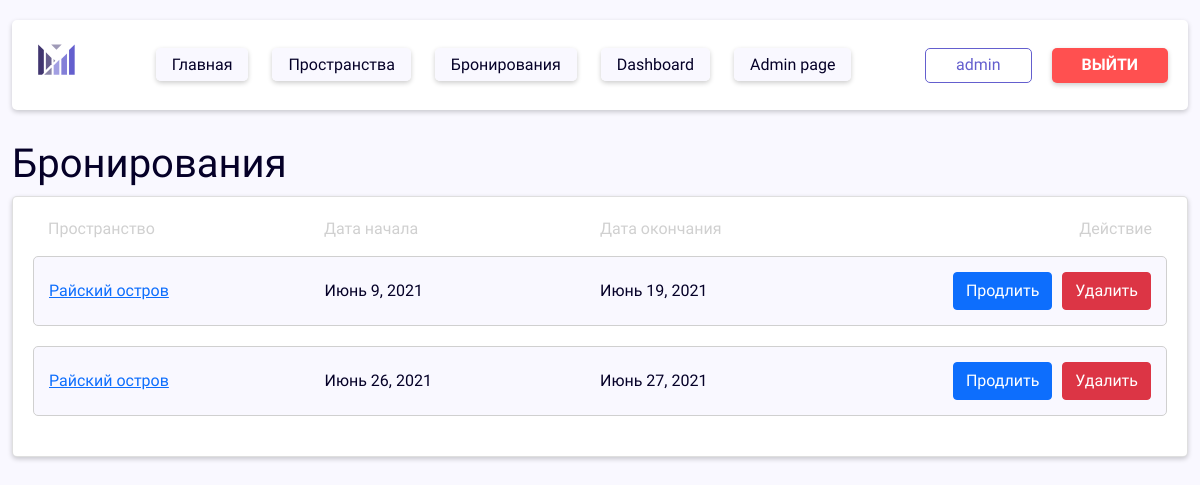
Screenshot of /bookings/ (signed in) with the database file from the repository.
### coworking/apps/main/models.py (models this page shows)
class User(AbstractUser):
    phone_number = models.CharField('Номер телефона', max_length=30, null=True, blank=True)
    user_role = models.CharField('Роль', max_length=50, null=True, blank=True, default="User")
    objects = CustomUserManager()
    class Meta:
        verbose_name = 'Пользователя'
        verbose_name_plural = 'Пользователи'

### coworking/apps/bookings/models.py (models this page shows, shortened)
class Booking(models.Model):
    start_date = models.DateTimeField('Дата начала брони')
    end_date = models.DateTimeField('Дата окончания брони')
    space = models.ForeignKey('spaces.Space', on_delete=models.CASCADE)
    user = models.ForeignKey(settings.AUTH_USER_MODEL, on_delete=models.CASCADE)
    class Meta:
        verbose_name = 'Бронь'
        verbose_name_plural = 'Бронирования'

### coworking/apps/spaces/models.py (models this page shows)
class Space(models.Model):
    address = models.CharField('Адрес', max_length=60)
    capacity = models.IntegerField('Вместимость')
    name = models.CharField('Название', max_length=30)
    area = models.IntegerField('Площадь')
    daily_cost = models.IntegerField('Цена за день')
    description = models.TextField('Описание')
    photo = models.ImageField(upload_to='coworking/static/img/spaces-images', default='')
    feature = models.ManyToManyField(Feature)
    def __str__(self):
        return self.name
    class Meta:
        verbose_name = 'Пространство'
        verbose_name_plural = 'Пространства'

### coworking/apps/bookings/views.py (the view)
# urls.py: path('', views.index, name='index'),
def index(request):
    bookings = Booking.objects.all().order_by('start_date')
    data = {
        'bookings': bookings,
    }
    return render(request, 'cabinet/bookings.html', data)

### coworking/templates/cabinet/bookings.html (shortened to what this page needs)
{% extends 'layout.html' %}
{% block content %}
  {% include 'header.html' %}
  <main class="main">
    <div class="container-fluid">
      {% if request.user.is_authenticated %}
        <h1 class="text-start">Бронирования</h1>
        <div class="card">
          <div class="bookings-card-head">
            <div class="list__item__field bookings-card__space">
              <span class="bookings-card-head__text">Пространство</span>
            </div>
            <div class="list__item__field bookings-card__start-date">
              <span class="bookings-card-head__text">Дата начала</span>
            </div>
            <div class="list__item__field bookings-card__end-date">
              <span class="bookings-card-head__text">Дата окончания</span>
            </div>
            <div class="list__item__field bookings-card__action">
              <span class="bookings-card-head__text">Действие</span>
            </div>
          </div>
          <ul class="list">
            {% for el in bookings %}
              {% if request.user.id == el.user.id %}
                <li class="list__item">
                  <div class="list__item__field bookings-card__space">
                    <a href="/spaces/{{ el.space.id }}" class="list__item__text">{{ el.space }}</a>
                  </div>
                  <div class="list__item__field bookings-card__start-date">
                    <span class="list__item__text">{{ el.start_date.date }}</span>
                  </div>
                  <div class="list__item__field bookings-card__end-date">
                    <span class="list__item__text">{{ el.end_date.date }}</span>
                  </div>
                  <div class="list__item__field bookings-card__action">
                    <a href="update/{{ el.id }}" class="btn btn-primary">Продлить</a>
                    <a href="delete/{{ el.id }}"
                       class="btn btn-danger bookings-card__action__delete">Удалить</a>
                  </div>
                </li>
              {% endif %}
            {% endfor %}
          </ul>
        </div>
      {% else %}
        <h1>You are not authorized</h1>
        <a href="/accounts/login" class="btn btn-primary">Войти</a>
        <a href="{% url 'register' %}" class="btn btn-success">Регистрация</a>
      {% endif %}
    </div>
  </main>
{% endblock %}

### coworking/templates/header.html
{% load static %}
{% load active_link_tags %}
<header class="header">
  <div class="container-fluid">
    <div class="header__card d-flex justify-content-between align-items-center">
      <a href="/"><img src="{% static 'img/logo.svg' %}" class="logo" alt="Logo"/></a>
      <ul class="menu">
        <li class="menu__item">
          <a href="{% url 'index' %}" class="menu__item__link {% active_link 'index' strict=True %}">Главная</a>
          <a href="{% url 'spaces:index' %}" class="menu__item__link {% active_link 'spaces:index' %}">Пространства</a>
          {% if request.user.is_authenticated %}
            <a href="{% url 'bookings:index' %}" class="menu__item__link {% active_link 'bookings:index' %}">Бронирования</a>
            {% if request.user.user_role == 'Operator' or request.user.user_role == 'Admin' %}
              <a href="{% url 'dashboard' %}" class="menu__item__link {% active_link 'dashboard' %}">Dashboard</a>
            {% endif %}
            {% if request.user.user_role == 'Admin' %}
              <a href="/admin" class="menu__item__link">Admin page</a>
            {% endif %}
          {% endif %}
        </li>
      </ul>
      <div class="header-btns">
        {% if request.user.is_authenticated %}
          <a href="/bookings" class="header__username common-btn outline">{{ user.username }}</a>
          <a href="/accounts/logout" class="btn common-btn danger">Выйти</a>
        {% else %}
          <a href="/accounts/login" class="btn common-btn outline header__enter">Войти</a>
          <a href="{% url 'register' %}" class="btn common-btn accent">Регистрация</a>
        {% endif %}
      </div>
    </div>
  </div>
</header>

### coworking/static/css/styles.css (style rules this page uses)
body { margin:0;-webkit-box-sizing:border-box;box-sizing:border-box;font-family:"PT Sans",Arial,sans-serif;-webkit-font-smoothing:antialiased;-moz-osx-font-smoothing:grayscale;color:#050028;background-color:#f9f8ff;overflow-x:hidden }
.main { margin-top:20px;padding-bottom:20px }
.common-btn { height:35px;display:-webkit-box;display:-ms-flexbox;display:flex;-webkit-box-pack:center;-ms-flex-pack:center;justify-content:center;-webkit-box-align:center;-ms-flex-align:center;align-items:center;padding-left:30px;padding-right:30px;border-radius:5px;border:0 }
.common-btn.outline { border:1px solid #645FCE;color:#645FCE }
.common-btn.danger { background-color:#FF5050;-webkit-box-shadow:0 2px 5px rgba(0,0,0,0.2);box-shadow:0 2px 5px rgba(0,0,0,0.2);color:white;text-transform:uppercase;font-weight:bold }
ul { padding:0;margin:0;list-style:none }
.logo { height:50px }
.menu { display:-webkit-box;display:-ms-flexbox;display:flex }
.header { padding-top:20px;padding-bottom:10px }
.header .header__card { padding:20px;border-radius:5px;background-color:white;-webkit-box-shadow:0 2px 5px rgba(0,0,0,0.2);box-shadow:0 2px 5px rgba(0,0,0,0.2) }
.header-btns { display:-webkit-box;display:-ms-flexbox;display:flex;-webkit-box-align:center;-ms-flex-align:center;align-items:center }
.header__username { text-decoration:none;margin-right:20px }
.menu__item__link { margin-left:10px;margin-right:10px;text-decoration:none;color:#050028;padding:7px 16px;background-color:#f9f8ff;-webkit-box-shadow:0 2px 5px rgba(0,0,0,0.2);box-shadow:0 2px 5px rgba(0,0,0,0.2);border-radius:5px }
.card { background-color:white;border-radius:5px;-webkit-box-shadow:0 2px 5px rgba(0,0,0,0.2);box-shadow:0 2px 5px rgba(0,0,0,0.2);padding:20px }
.bookings-card-head { display:-webkit-box;display:-ms-flexbox;display:flex;-webkit-box-align:center;-ms-flex-align:center;align-items:center;-webkit-box-pack:justify;-ms-flex-pack:justify;justify-content:space-between;margin-bottom:15px;padding-left:15px;padding-right:15px }
.bookings-card-head__text { color:#d0d0d0 }
.list__item { display:-webkit-box;display:-ms-flexbox;display:flex;-webkit-box-align:center;-ms-flex-align:center;align-items:center;-webkit-box-pack:justify;-ms-flex-pack:justify;justify-content:space-between;margin-bottom:20px;padding:15px;background-color:#f9f8ff;border:1px solid #d0d0d0;border-radius:5px }
.list__item { display:-webkit-box;display:-ms-flexbox;display:flex }
.list__item__field { -webkit-box-flex:1;-ms-flex:1;flex:1 }
.bookings-card__action { display:-webkit-box;display:-ms-flexbox;display:flex;-webkit-box-pack:end;-ms-flex-pack:end;justify-content:flex-end }
.bookings-card__action__delete { margin-left:10px }

### rows the page displays
User: username "admin"
Booking: space "Райский остров", start_date "Июнь 9, 2021", end_date "Июнь 19, 2021"
Booking: space "Райский остров", start_date "Июнь 26, 2021", end_date "Июнь 27, 2021"
